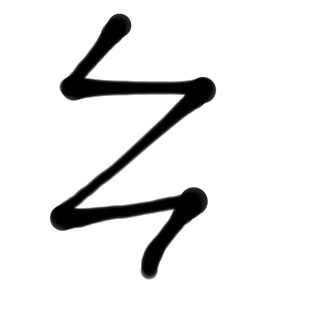
%> input picture math3/math3.jpg, 320 x 320 px
$ octave math3.m   (GNU Octave 9; MATLAB toolbox functions it lacks are replaced by stand-ins)
%> lines starting %> are read from the running program, lines starting %| are printed output that depends on the picture
clear all;
clc;
close all;
%關所有的圖

x = 1:50;
x2 = [343,1423,3423,54,231,43,554];
%亦可寫做x2 = [343 1423 3423 54 231 43 554];
score = [23,45,69,13,67,22,100];
figure(1),plot(x2,score,'r','MarkerSize',20);
title('排序前');
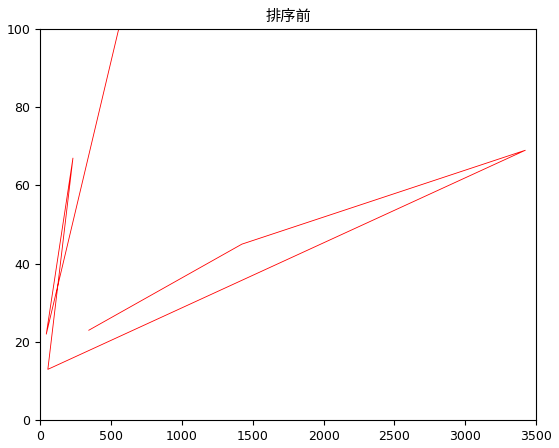
%> figure redrawn from the program's plot data
[x3,I] = sort(x2);
figure(2),plot(x3,score,'r','MarkerSize',20);
title('排序後');
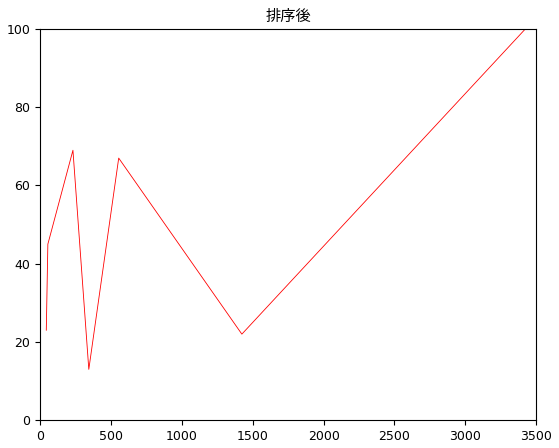
%> figure redrawn from the program's plot data


f = @(x) exp(-x^2);
%指數 ^為次方 此為f(x)=e(-x^2)程式碼
k = 0;
%當作slope之索引值
for i = 2:1:10
    %i至x為繪製x點
    k = k+1;
    h = 10^(-i);
    %h盡量小 趨近於0
    delta_y = f(2+h)-f(2);
    %delta_y=f(x+h)-f(x)=f(2+h)-f(2)
    delta_x = h;
    slope(k) = delta_y/delta_x;
    %斜率計算
end
figure,plot(2:1:10,slope)
%> after `plot(2:1:10,slope)`:
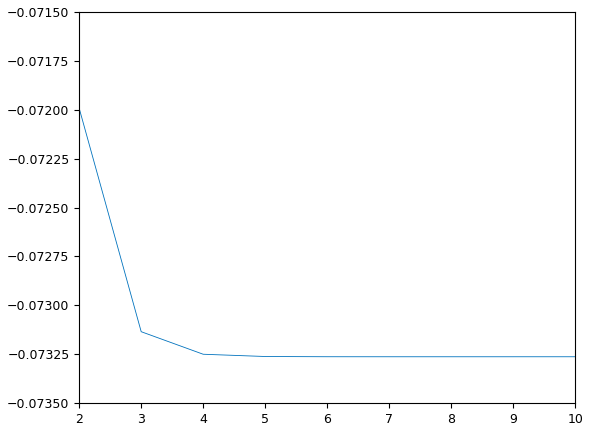
%> figure redrawn from the program's plot data

im = imread('math3.jpg');
%> im is the input picture: size 320x320x3 uint8; min 0, max 255, mean 231.8
%im宣告為圖檔
bw = im;
%bw(:,:) = im(:,:,1);
%將三維陣列降至二維
bw(im==255) = 1;
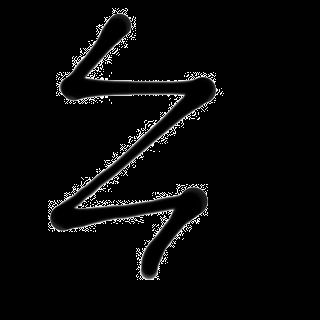
%> bw: size 320x320x3 uint8; min 0, max 254, mean 9.3
%將im中的255用==取代為黑色的1色號
figure,imshow(uint8(bw));
%imshow(uint8(bw))顯示圖片檔並強制轉換為8位元類別
